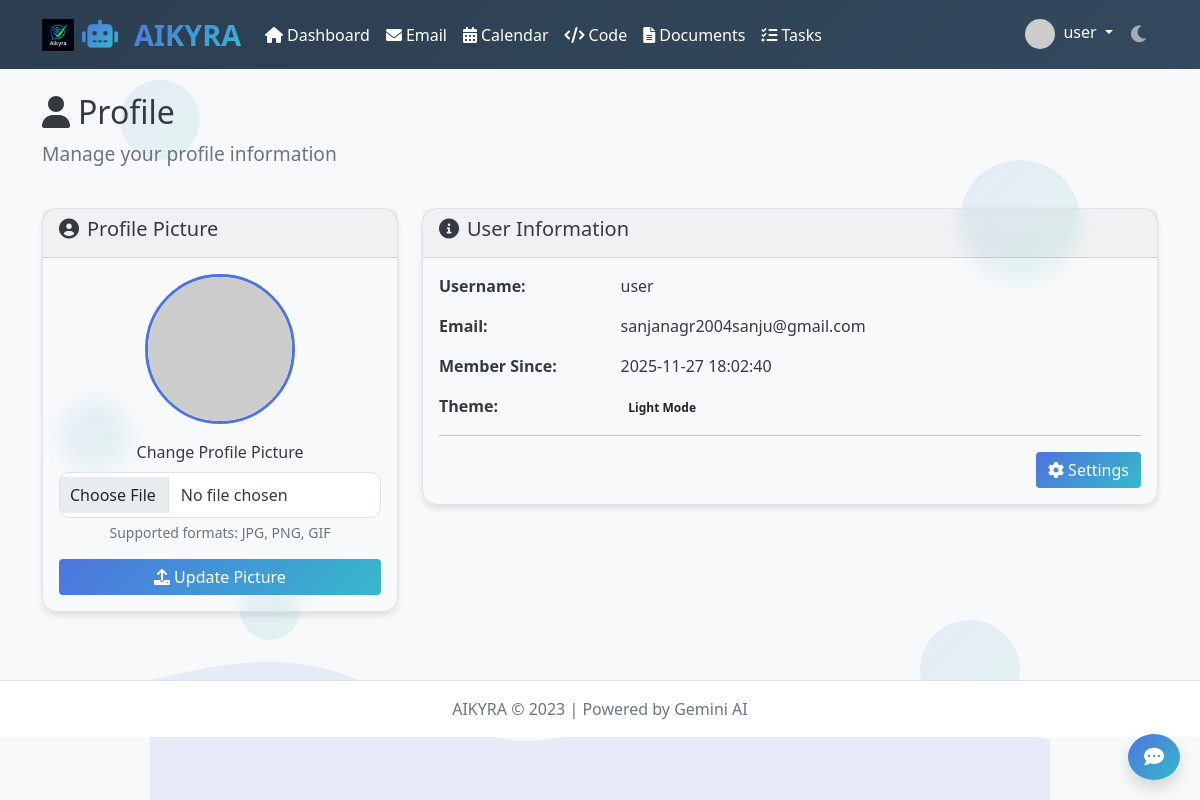
Screenshot of /profile (signed in) with the database file from the repository.
### tables this page shows
CREATE TABLE users
                 (id INTEGER PRIMARY KEY AUTOINCREMENT,
                 username TEXT UNIQUE NOT NULL,
                 email TEXT UNIQUE NOT NULL,
                 password_hash TEXT NOT NULL,
                 profile_pic TEXT DEFAULT 'default.png',
                 dark_mode INTEGER DEFAULT 0,
                 created_at TIMESTAMP DEFAULT CURRENT_TIMESTAMP);

### app.py (the view, shortened to what this page needs)
@app.route('/profile', methods=['GET', 'POST'])
def profile():
    if 'user_id' not in session:
        return redirect(url_for('login'))
    conn = get_db_connection()
    user = conn.execute('SELECT * FROM users WHERE id = ?', (session['user_id'],)).fetchone()
    user = conn.execute('SELECT * FROM users WHERE id = ?', (session['user_id'],)).fetchone()
    conn.close()
    return render_template('profile.html', user=user, now=datetime.now())

### app.py (called while the page is built)
def get_db_connection():
    conn = sqlite3.connect('instance/app.db')
    conn.row_factory = sqlite3.Row
    return conn

### templates/profile.html
{% extends "base.html" %}
{% block content %}
<div class="row">
    <div class="col-12">
        <h2 class="animate__animated animate__fadeInDown"><i class="fas fa-user me-2"></i>Profile</h2>
        <p class="lead animate__animated animate__fadeIn">Manage your profile information</p>
    </div>
</div>
<div class="row mt-4">
    <div class="col-md-4">
        <div class="card animate__animated animate__fadeInLeft">
            <div class="card-header">
                <h5><i class="fas fa-user-circle me-2"></i>Profile Picture</h5>
            </div>
            <div class="card-body text-center">
                <img src="{{ url_for('static', filename='images/profile_pics/' + user.profile_pic) }}"
                     class="profile-pic rounded-circle mb-3"
                     onerror="this.src='https://ui-avatars.com/api/?name={{ user.username }}&background=random&size=150'"
                     alt="Profile Picture">
                <form method="POST" enctype="multipart/form-data">
                    <div class="mb-3">
                        <label for="profile_pic" class="form-label">Change Profile Picture</label>
                        <input type="file" class="form-control" id="profile_pic" name="profile_pic" accept="image/*">
                        <div class="form-text">Supported formats: JPG, PNG, GIF</div>
                    </div>
                    <button type="submit" class="btn btn-primary w-100">
                        <i class="fas fa-upload me-1"></i>Update Picture
                    </button>
                </form>
            </div>
        </div>
    </div>
    <div class="col-md-8">
        <div class="card animate__animated animate__fadeInRight">
            <div class="card-header">
                <h5><i class="fas fa-info-circle me-2"></i>User Information</h5>
            </div>
            <div class="card-body">
                <div class="row mb-3">
                    <div class="col-sm-3">
                        <strong>Username:</strong>
                    </div>
                    <div class="col-sm-9">
                        {{ user.username }}
                    </div>
                </div>
                <div class="row mb-3">
                    <div class="col-sm-3">
                        <strong>Email:</strong>
                    </div>
                    <div class="col-sm-9">
                        {{ user.email }}
                    </div>
                </div>
                <div class="row mb-3">
                    <div class="col-sm-3">
                        <strong>Member Since:</strong>
                    </div>
                    <div class="col-sm-9">
                        {{ user.created_at }}
                    </div>
                </div>
                <div class="row">
                    <div class="col-sm-3">
                        <strong>Theme:</strong>
                    </div>
                    <div class="col-sm-9">
                        {% if user.dark_mode %}
                            <span class="badge bg-dark">Dark Mode</span>
                        {% else %}
                            <span class="badge bg-light text-dark">Light Mode</span>
                        {% endif %}
                    </div>
                </div>
                <hr>
                <div class="d-grid gap-2 d-md-flex justify-content-md-end">
                    <a href="{{ url_for('settings') }}" class="btn btn-primary">
                        <i class="fas fa-cog me-1"></i>Settings
                    </a>
                </div>
            </div>
        </div>
    </div>
</div>
{% endblock %}

### templates/base.html (shortened to what this page needs)
<!DOCTYPE html>
<html lang="en" data-theme="{{ 'dark' if session.get('dark_mode', 0) else 'light' }}">
<head>
    <link href="https://cdn.jsdelivr.net/npm/bootstrap@5.1.3/dist/css/bootstrap.min.css" rel="stylesheet">
    <link rel="stylesheet" href="https://cdnjs.cloudflare.com/ajax/libs/font-awesome/6.0.0/css/all.min.css">
    <link rel="stylesheet" href="https://cdnjs.cloudflare.com/ajax/libs/animate.css/4.1.1/animate.min.css">
    <link rel="stylesheet" href="{{ url_for('static', filename='css/style.css') }}">
</head>
<body>
    <div class="background-elements">
        <div class="bubble"></div>
        <div class="bubble"></div>
        <div class="bubble"></div>
        <div class="bubble"></div>
        <div class="bubble"></div>
    </div>
    <nav class="navbar navbar-expand-lg navbar-dark bg-primary">
        <div class="container">
            <a class="navbar-brand" href="{{ url_for('dashboard') }}">
                <div class="logo-container">
                    <img src="{{ url_for('static', filename='images/log.jpeg') }}" alt="AIKYRA Logo" class="logo-img" onerror="this.style.display='none'">
                    <i class="fas fa-robot logo-icon me-2"></i>
                    <span class="logo">AIKYRA</span>
                </div>
            </a>
            <div class="collapse navbar-collapse" id="navbarNav">
                <ul class="navbar-nav me-auto">
                    {% if session.user_id %}
                    <li class="nav-item">
                        <a class="nav-link" href="{{ url_for('dashboard') }}">
                            <i class="fas fa-home me-1"></i>Dashboard
                        </a>
                    </li>
                    <li class="nav-item">
                        <a class="nav-link" href="{{ url_for('email_compose') }}">
                            <i class="fas fa-envelope me-1"></i>Email
                        </a>
                    </li>
                    <li class="nav-item">
                        <a class="nav-link" href="{{ url_for('calendar') }}">
                            <i class="fas fa-calendar-alt me-1"></i>Calendar
                        </a>
                    </li>
                    <li class="nav-item">
                        <a class="nav-link" href="{{ url_for('code_executor') }}">
                            <i class="fas fa-code me-1"></i>Code
                        </a>
                    </li>
                    <li class="nav-item">
                        <a class="nav-link" href="{{ url_for('document_processor') }}">
                            <i class="fas fa-file-alt me-1"></i>Documents
                        </a>
                    </li>
                    <li class="nav-item">
                        <a class="nav-link" href="{{ url_for('task_manager') }}">
                            <i class="fas fa-tasks me-1"></i>Tasks
                        </a>
                    </li>
                    {% endif %}
                </ul>
                <ul class="navbar-nav">
                    {% if session.user_id %}
                    <li class="nav-item dropdown">
                        <a class="nav-link dropdown-toggle" href="#" id="navbarDropdown" role="button" data-bs-toggle="dropdown">
                            <img src="{{ url_for('static', filename='images/profile_pics/' + user.profile_pic) }}" class="rounded-circle me-1" width="30" height="30" onerror="this.src='https://ui-avatars.com/api/?name={{ user.username }}&background=random'">
                            {{ session.username }}
                        </a>
                    </li>
                    <li class="nav-item">
                        <button class="btn btn-link nav-link theme-toggle" type="button">
                            <i class="fas {{ 'fa-sun' if session.get('dark_mode', 0) else 'fa-moon' }}"></i>
                        </button>
                    </li>
                    {% endif %}
                </ul>
            </div>
        </div>
    </nav>
    <div class="container mt-4">
        {% block content %}{% endblock %}
    </div>
    {% if session.user_id %}
    <div class="chatbot-icon">
        <a href="{{ url_for('chatbot') }}" class="btn btn-primary btn-lg rounded-circle shadow">
            <i class="fas fa-comment-dots"></i>
        </a>
    </div>
    {% endif %}
    <footer class="footer mt-5 py-3">
        <div class="container text-center">
            <span class="text-muted">AIKYRA &copy; 2023 | Powered by Gemini AI</span>
        </div>
    </footer>
</body>
</html>

### static/css/style.css (style rules this page uses)
:root { --primary-color: #4e73df; --secondary-color: #6c757d; --success-color: #1cc88a; --info-color: #36b9cc; --warning-color: #f6c23e; --danger-color: #e74a3b; --light-bg: #f8f9fa; --dark-bg: #343a40; --light-text: #f8f9fa; --dark-text: #343a40; }
[data-theme="light"] { --bg-color: var(--light-bg); --text-color: var(--dark-text); --card-bg: #ffffff; --border-color: #dee2e6; }
body { background-color: var(--bg-color); color: var(--text-color); font-family: 'Segoe UI', Tahoma, Geneva, Verdana, sans-serif; min-height: 100vh; display: flex; flex-direction: column; transition: background-color 0.3s ease, color 0.3s ease; position: relative; overflow-x: hidden; }
.navbar { background: linear-gradient(135deg, #2c3e50, #34495e) !important; color: #ffffff !important; }
.navbar a { color: #ffffff !important; }
.navbar-brand { font-weight: bold; font-size: 1.5rem; color: #ffffff !important; }
.background-elements { position: fixed; top: 0; left: 0; width: 100%; height: 100%; z-index: -1; overflow: hidden; }
.bubble { position: absolute; border-radius: 50%; background: linear-gradient(135deg, rgba(78, 115, 223, 0.1), rgba(28, 200, 138, 0.1)); animation: float 15s infinite ease-in-out; }
.bubble:nth-child(1) { width: 80px; height: 80px; top: 10%; left: 10%; animation-delay: 0s; }
.bubble:nth-child(2) { width: 120px; height: 120px; top: 20%; right: 10%; animation-delay: 2s; }
.bubble:nth-child(3) { width: 60px; height: 60px; bottom: 20%; left: 20%; animation-delay: 4s; }
.bubble:nth-child(4) { width: 100px; height: 100px; bottom: 10%; right: 15%; animation-delay: 6s; }
.bubble:nth-child(5) { width: 70px; height: 70px; top: 50%; left: 5%; animation-delay: 8s; }
.logo { font-weight: bold; font-size: 1.8rem; background: linear-gradient(135deg, #4e73df, #36b9cc); -webkit-background-clip: text; -webkit-text-fill-color: transparent; animation: pulse-glow 3s infinite ease-in-out; }
.logo-icon { font-size: 1.8rem; background: linear-gradient(135deg, #4e73df, #36b9cc); -webkit-background-clip: text; -webkit-text-fill-color: transparent; animation: pulse-glow 3s infinite ease-in-out; }
.card { box-shadow: 0 4px 6px rgba(0, 0, 0, 0.1); border: 1px solid var(--border-color); border-radius: 15px; transition: transform 0.3s ease, box-shadow 0.3s ease; background-color: var(--card-bg); color: var(--text-color); margin-bottom: 20px; backdrop-filter: blur(10px); background: rgba(var(--card-bg-rgb), 0.8); }
.chatbot-icon { position: fixed; bottom: 20px; right: 20px; z-index: 1000; }
.btn-primary { background: linear-gradient(135deg, #4e73df, #36b9cc); border: none; transition: all 0.3s ease; }
.form-control, .form-select { border-radius: 10px; padding: 10px; background-color: var(--card-bg); color: var(--text-color); border: 1px solid var(--border-color); }
h1, h2, h3, h4, h5, h6 { color: var(--text-color); }
.lead { font-size: 1.2rem; color: var(--secondary-color); }
.footer { margin-top: auto; padding: 20px 0; background-color: var(--card-bg); text-align: center; border-top: 1px solid var(--border-color); }
.theme-toggle { font-size: 1.2rem; }
.profile-pic { width: 150px; height: 150px; object-fit: cover; border: 3px solid var(--primary-color); }

### templates/base.html (style rules this page uses)
.logo-container { display: flex; align-items: center; gap: 8px; }
.logo-img { height: 32px; width: auto; }

### rows the page displays
users: username "user", email "sanjanagr2004sanju@gmail.com", created_at "2025-11-27 18:02:40"
